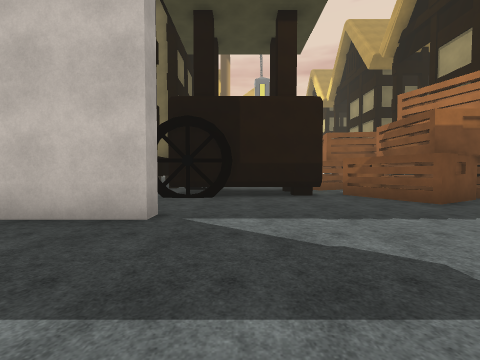
[1] (above)

24 first-person views from a walk through a 3-D level made in the Unity game engine. The camera is 1.5 m above the floor, tilts 2° down and sees 90° across. The floor is counted in squares, 2 m on a side. Each view is taken from the middle of a square. On the plan, view 1 faces up. The plan holds only what a view shows up to about 9 squares ahead; the rest is blank. The place goes on beyond the plan. The player character is not drawn. Some surface patterns are stand-ins.

[2]
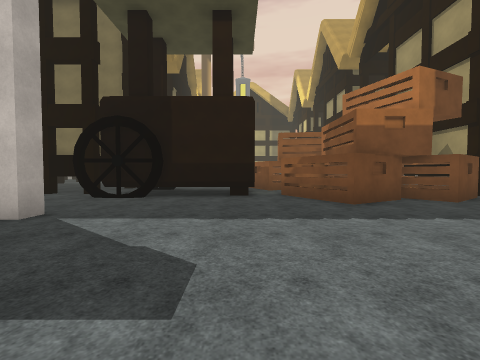

[3]
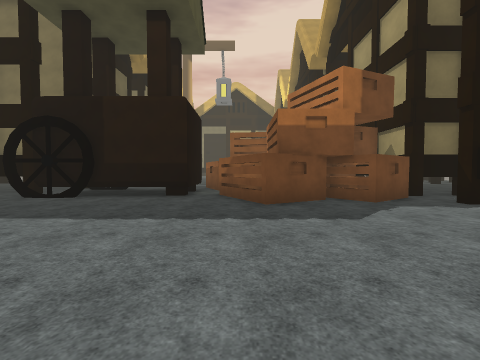

[4]
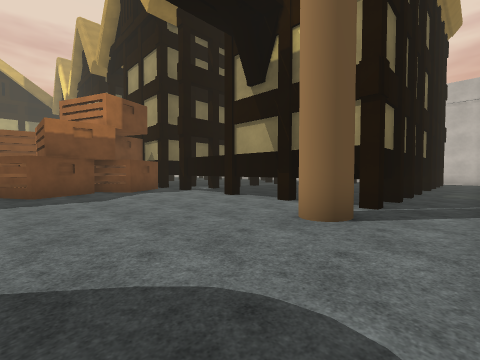

[5]
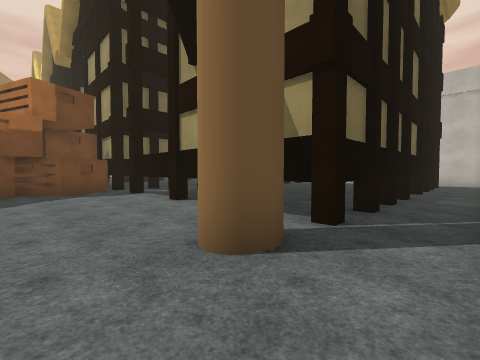

[6]
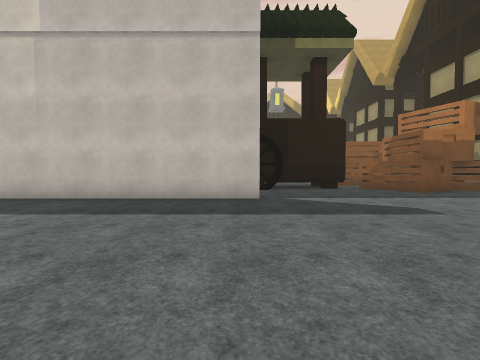

[7]
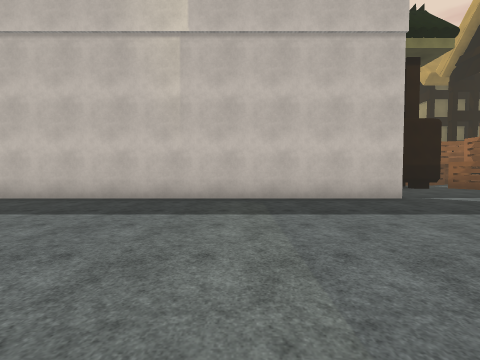

[8]
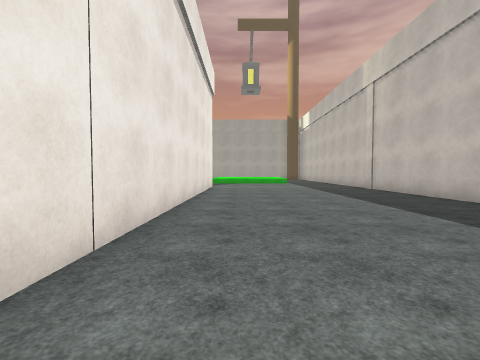

[9]
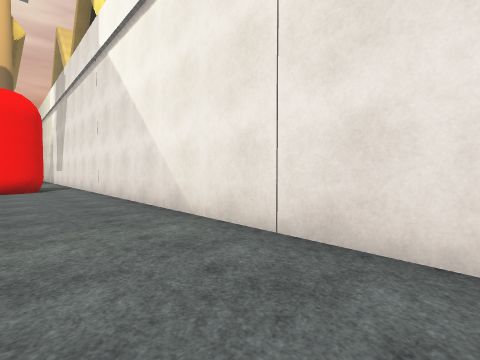

[10]
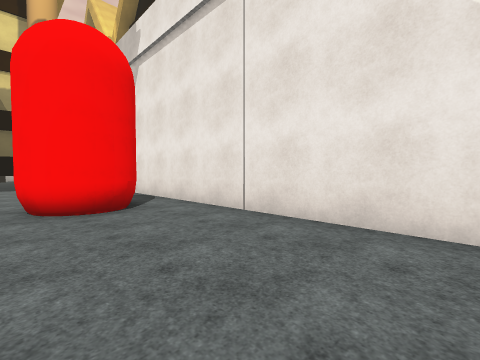

[11]
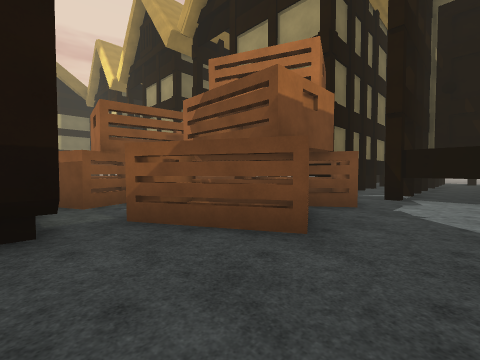

[12]
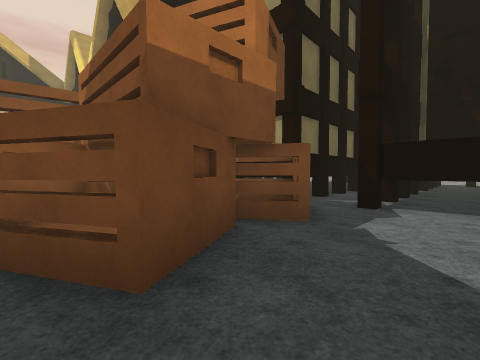

[13]
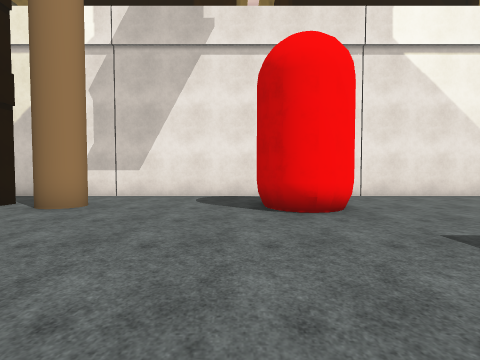

[14]
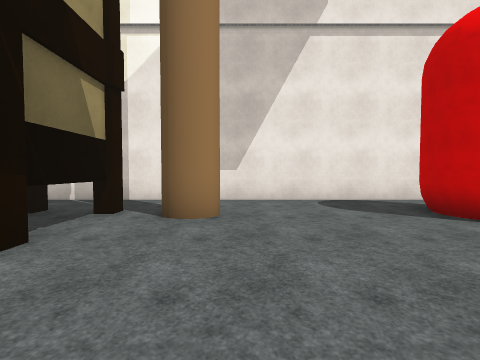

[15]
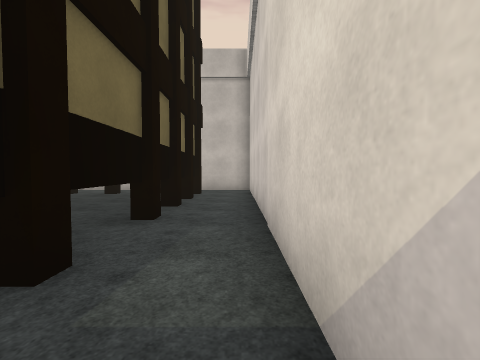

[16]
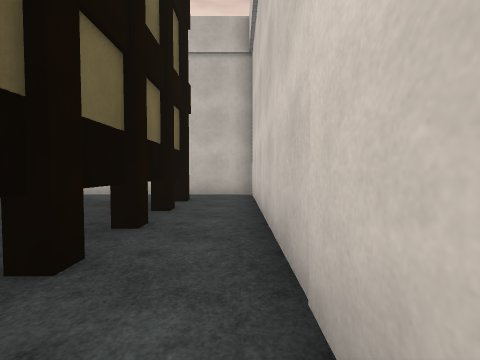

[17]
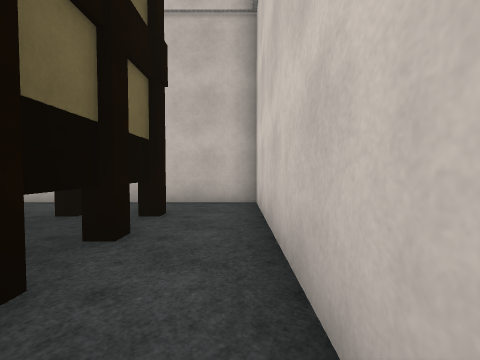

[18]
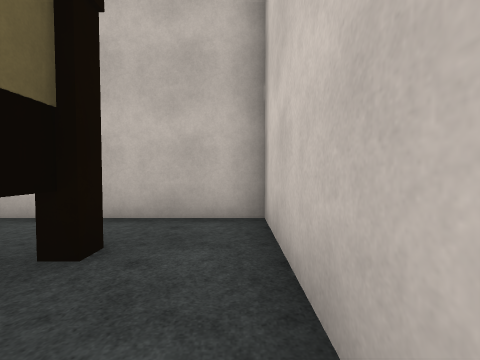

[19]
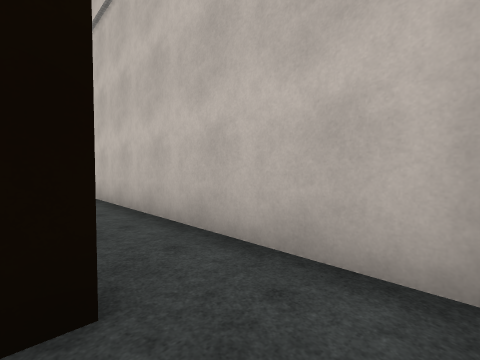

[20]
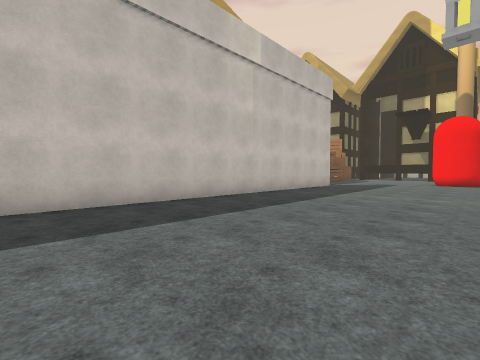

[21]
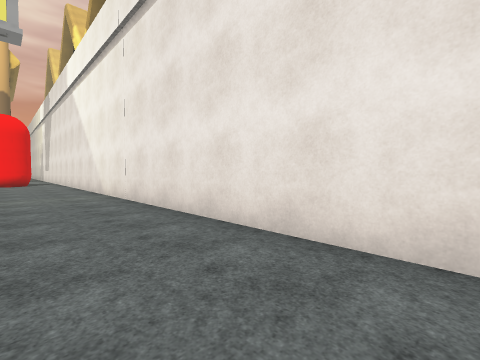

[22]
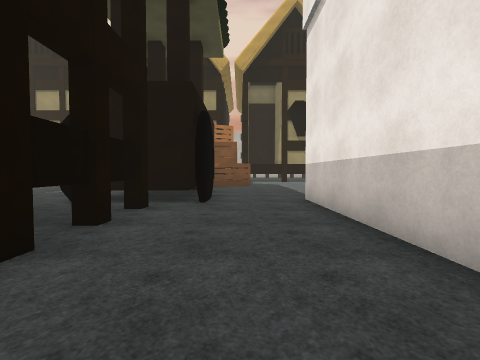

[23]
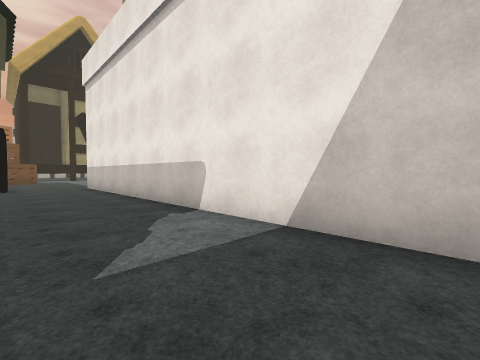

[24]
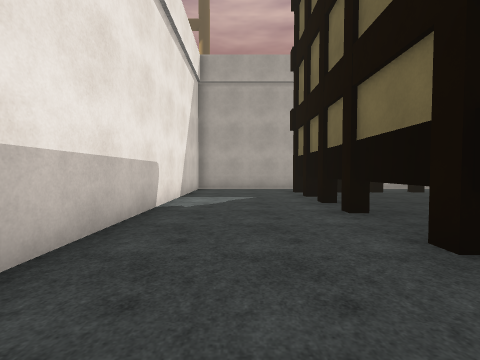

### Floor plan
Key: @ floor where view 1 was taken; # wall or solid block; . main floor; : floor 0.25 m higher than the main floor; T thing the floor can be seen under or through; O other object.
Columns run from 14 left of view 1 to 22 right of it. Each row starts with its distance up from view 1.
 12 #            .    OO
 11 #           ..
 10  #          T    OO  O
  9  #         TT   #..  O  #
  8 #############   #.OOOOO ####
  7 ............#####.O:OOOO#...
  6 ...................OOO....
  5 ........................#####       #
  4 #############...........#           #
  3 ........................#         # #
  2 ........................#         #.#
  1 ........................#         #.#
  0 ..............@.........#         #.#
 -1 ................##....#.###########.#
 -2 ................##..................#
 -3 ....................................#
 -4 #####################################

Positions as (right, up) in squares from view 1, and headings:
1: (0, 0), facing up
2: (2, 0), facing up
3: (4, 0), facing up
4: (4, -3), facing up-right
5: (6, -3), facing up-right
6: (-2, -3), facing up
7: (-6, -3), facing up
8: (-5, -2), facing left
9: (-9, -1), facing down-right
10: (-3, 0), facing down-right
11: (2, 4), facing up-right
12: (4, 4), facing up-right
13: (4, 4), facing down
14: (7, 3), facing down
15: (12, -3), facing right
16: (14, -3), facing right
17: (16, -3), facing right
18: (18, -3), facing right
19: (20, -3), facing up-right
20: (-14, -2), facing up-right
21: (-14, -1), facing down-right
22: (-8, 6), facing right
23: (-14, 7), facing down-right
24: (-5, 6), facing left
